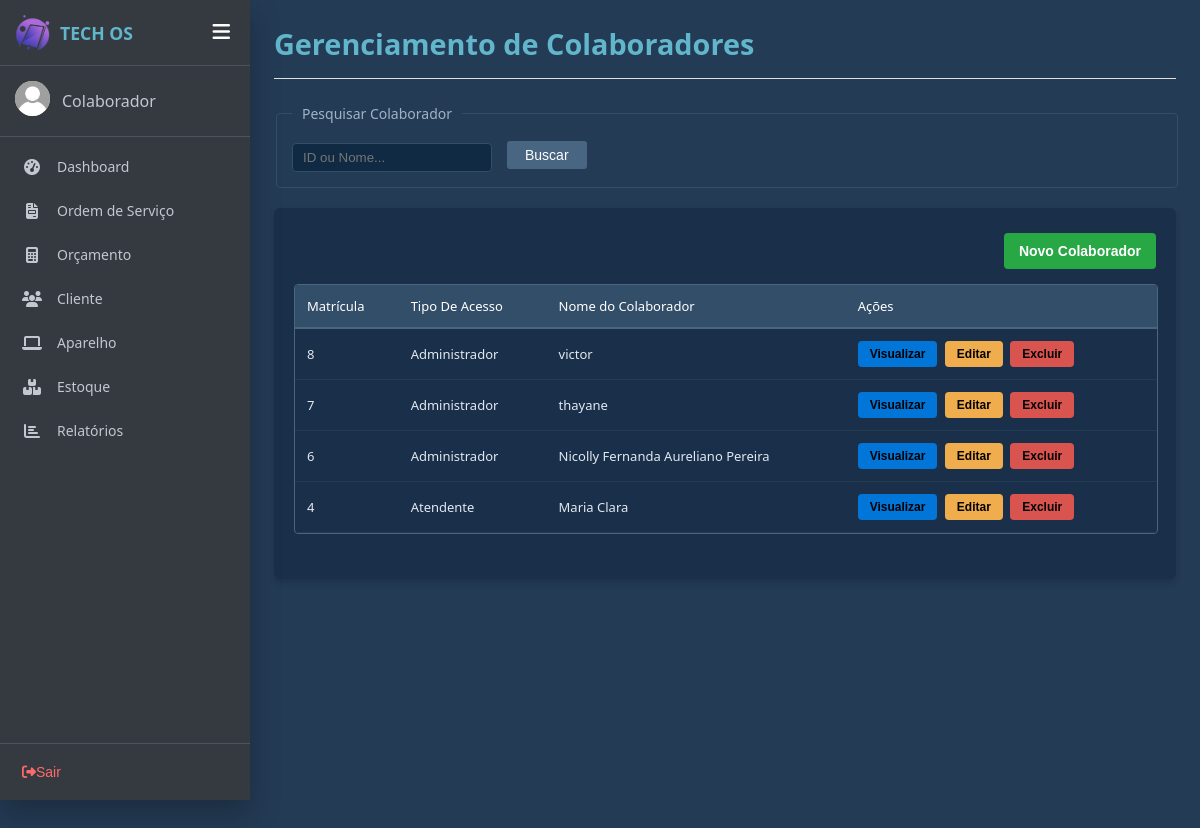
The page /funcionario.php on the database its author committed.
### tables this page shows
CREATE TABLE `funcionario` (
  `idFuncionario` int(11) NOT NULL COMMENT 'Chave primária de identificação do funcionário',
  `tipoFuncionario` varchar(50) DEFAULT NULL COMMENT 'Cargo, nível de acesso ou perfil do funcionário',
  `nomeFuncionario` varchar(150) NOT NULL COMMENT 'Nome completo do funcionário',
  `cpfFuncionario` varchar(20) DEFAULT NULL COMMENT 'CPF do funcionário',
  `telefoneFuncionario` int(20) NOT NULL,
  `emailFuncionario` varchar(150) DEFAULT NULL COMMENT 'E-mail para contato e comunicação interna',
  `cepFuncionario` int(11) NOT NULL,
  `enderecoFuncionario` varchar(255) DEFAULT NULL COMMENT 'Endereço residencial completo do funcionário',
  `numeroFuncionario` int(11) NOT NULL,
  `complementoFuncionario` varchar(50) NOT NULL,
  `bairroFuncionario` varchar(30) NOT NULL,
  `cidadeFuncionario` varchar(30) NOT NULL,
  `estadoFuncionario` varchar(30) NOT NULL,
  `login` varchar(100) DEFAULT NULL COMMENT 'Nome do usuário utilizado para autentificação no sistema',
  `senha` varchar(255) DEFAULT NULL COMMENT 'Senha de acesso criptografada do funcionário para login no sistema',
  `fotoFuncionario` varchar(225) DEFAULT NULL COMMENT 'Foto do funcionário'
);

### php/funcaoFuncionario.php (the view, shortened to what this page needs)
<?php
    function listaFuncionarios($termoBusca = ""){
        $html = "";
    include("includes/conexao.php");
    $sql = "SELECT idFuncionario, tipoFuncionario, nomeFuncionario, cpfFuncionario, emailFuncionario, telefoneFuncionario, cepFuncionario, enderecoFuncionario, numeroFuncionario, complementoFuncionario, bairroFuncionario, cidadeFuncionario, estadoFuncionario, login, senha from funcionario";
    $sql .= " ORDER BY idFuncionario DESC";
    $result = mysqli_query($conn,$sql);
    if(mysqli_num_rows($result) > 0){
        foreach($result as $coluna){
        $html .= "<tr>
                          <td>".$coluna['idFuncionario']."</td>
                          <td>".$coluna['tipoFuncionario']."</td>
                          <td>".$coluna['nomeFuncionario']."</td>
                          <td>
                            <button class='btn-visualizar-tabela btn-visualizar' title='Visualizar'
                            data-id='".$coluna['idFuncionario']."'
                            data-tipo='".htmlspecialchars($coluna['tipoFuncionario'], ENT_QUOTES)."'
                            data-nome='".htmlspecialchars($coluna['nomeFuncionario'], ENT_QUOTES)."'
                            data-cpf='".htmlspecialchars($coluna['cpfFuncionario'], ENT_QUOTES)."'
                            data-email='".htmlspecialchars($coluna['emailFuncionario'], ENT_QUOTES)."'
                            data-telefone='".htmlspecialchars($coluna['telefoneFuncionario'], ENT_QUOTES)."'
                            data-cep='".htmlspecialchars($coluna['cepFuncionario'], ENT_QUOTES)."'
                            data-endereco='".htmlspecialchars($coluna['enderecoFuncionario'], ENT_QUOTES)."'
                            data-numero='".htmlspecialchars($coluna['numeroFuncionario'], ENT_QUOTES)."'
                            data-complemento='".htmlspecialchars($coluna['complementoFuncionario'], ENT_QUOTES)."'
                            data-bairro='".htmlspecialchars($coluna['bairroFuncionario'], ENT_QUOTES)."'
                            data-cidade='".htmlspecialchars($coluna['cidadeFuncionario'], ENT_QUOTES)."'
                            data-estado='".htmlspecialchars($coluna['estadoFuncionario'], ENT_QUOTES)."'
                            data-login='".htmlspecialchars($coluna['login'], ENT_QUOTES)."'
                            data-senha='".htmlspecialchars($coluna['senha'], ENT_QUOTES)."'
                            >Visualizar</button>
                            <button class='btn-alterar-tabela btn-alterar' title='Alterar'
                            data-id='".$coluna['idFuncionario']."'
                            data-tipo='".htmlspecialchars($coluna['tipoFuncionario'], ENT_QUOTES)."'
                            data-nome='".htmlspecialchars($coluna['nomeFuncionario'], ENT_QUOTES)."'
                            data-cpf='".htmlspecialchars($coluna['cpfFuncionario'], ENT_QUOTES)."'
                            data-email='".htmlspecialchars($coluna['emailFuncionario'], ENT_QUOTES)."'
                            data-telefone='".htmlspecialchars($coluna['telefoneFuncionario'], ENT_QUOTES)."'
                            data-cep='".htmlspecialchars($coluna['cepFuncionario'], ENT_QUOTES)."'
                            data-endereco='".htmlspecialchars($coluna['enderecoFuncionario'], ENT_QUOTES)."'
                            data-numero='".htmlspecialchars($coluna['numeroFuncionario'], ENT_QUOTES)."'
                            data-complemento='".htmlspecialchars($coluna['complementoFuncionario'], ENT_QUOTES)."'
                            data-bairro='".htmlspecialchars($coluna['bairroFuncionario'], ENT_QUOTES)."'
                            data-cidade='".htmlspecialchars($coluna['cidadeFuncionario'], ENT_QUOTES)."'
                            data-estado='".htmlspecialchars($coluna['estadoFuncionario'], ENT_QUOTES)."'
                            data-login='".htmlspecialchars($coluna['login'], ENT_QUOTES)."'
                            data-senha='".htmlspecialchars($coluna['senha'], ENT_QUOTES)."'
                            >
                            Editar
                            </button>
                            <button class='btn-apagar-tabela btn-apagar' title='Apagar'
                            data-id='".$coluna['idFuncionario']."'
                            >
                            Excluir
                            </button>
                            </td>
                     </tr>";
        }
    }
        return $html;
    }
    ?>

### css/os.css (style rules this page uses)
.os-table td { padding: 12px; border-bottom: 1px solid #243b53; color: #e2e8f0; }

### css/style_cadastros.css (style rules this page uses)
.btn-alterar, .btn-apagar, .btn-visualizar { border: none; border-radius: 4px; cursor: pointer; padding: 6px 12px; font-size: 12px; font-weight: 600; margin-right: 4px; transition: all 0.2s ease-in-out; display: inline-block; font-weight: bold; color:black; }
.btn-alterar { background-color: #f0ad4e; color:black; }
.btn-apagar { background-color: #d9534f; color: black; }
.btn-visualizar { background-color: #0275d8; color: black; }

### css/sidebar.css (style rules this page uses)
:root { --sidebar-bg: #343a40; --sidebar-hover: rgba(255, 255, 255, 0.1); --sidebar-active: #007bff; --text-color: #c2c7d0; --sidebar-width: 250px; }
body { margin: 0; font-family: 'Segoe UI', Tahoma, Geneva, Verdana, sans-serif; display: flex; background-color: #243b55; color: #ffffff; min-height: 100vh; transition: padding-left 0.3s ease; padding-left: var(--sidebar-width); }

### rows shown on the page
funcionario: idFuncionario "8", tipoFuncionario "Administrador", nomeFuncionario "victor"
funcionario: idFuncionario "7", tipoFuncionario "Administrador", nomeFuncionario "thayane"
funcionario: idFuncionario "6", tipoFuncionario "Administrador", nomeFuncionario "Nicolly Fernanda Aureliano Pereira"
funcionario: idFuncionario "4", tipoFuncionario "Atendente", nomeFuncionario "Maria Clara"

### other values the page prints
nomeFuncionario($idLogado) "Colaborador"
